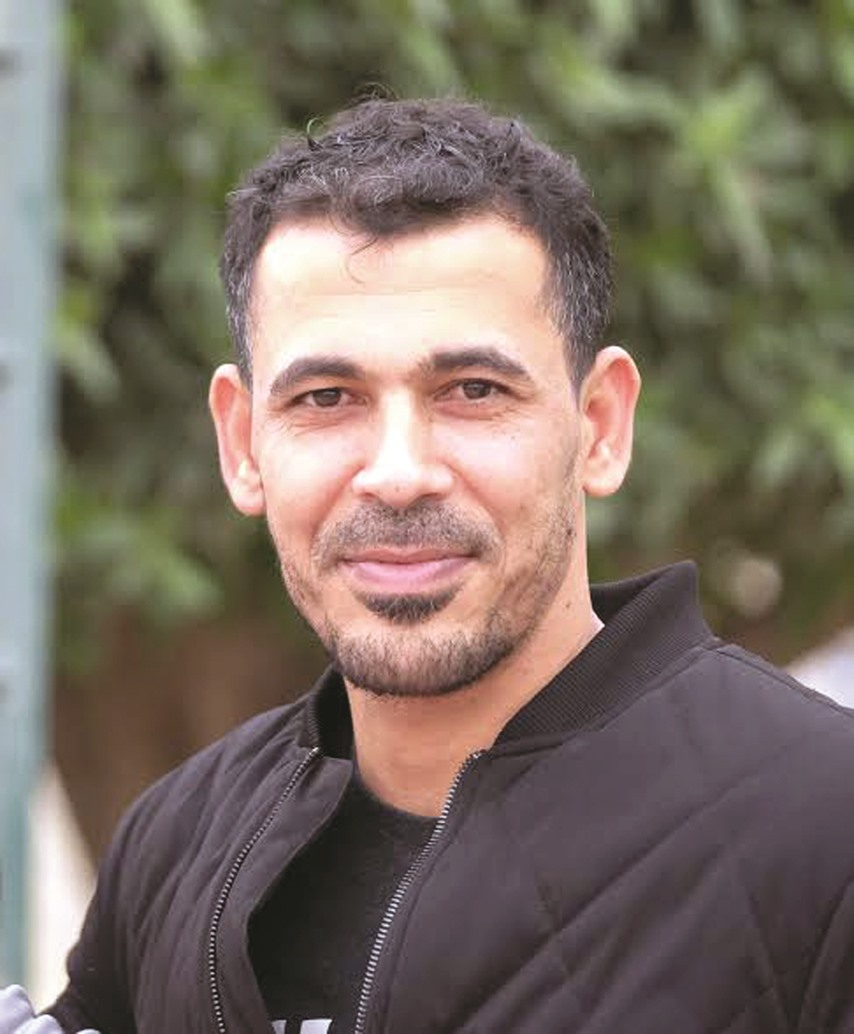
#> input picture .saad-agent/attachments/att-1782728207710-9bx3u-20170323_1490220001-405516.jpg, 854 x 1034 px
$ python classify.py ../../../../.saad-agent/attachments
#> lines starting #> are read from the running program, lines starting #| are printed output that depends on the picture
import os
import sys
import json
import subprocess

# Auto-install Pillow if not available
try:
    from PIL import Image, ImageStat
except ImportError:
    try:
        subprocess.check_call([sys.executable, "-m", "pip", "install", "pillow"])
        from PIL import Image, ImageStat
    except Exception as e:
        print(json.dumps({"error": f"Failed to install Pillow dependency: {str(e)}"}))
        sys.exit(1)

def classify_image(file_path):
    try:
        with Image.open(file_path) as img:
#> img is the input picture: PIL image 854x1034 RGB; mean R, G, B 122.3, 110.7, 99.1
            width, height = img.size
#> width = 854; height = 1034
            aspect_ratio = width / height
#> aspect_ratio = 0.826

            # 1. Aspect ratio classification
            if aspect_ratio < 0.65:
                return "Mobile_Screenshots", "Vertical aspect ratio matching mobile screen."

            # Convert to grayscale for edge density analysis
            gray = img.convert('L')
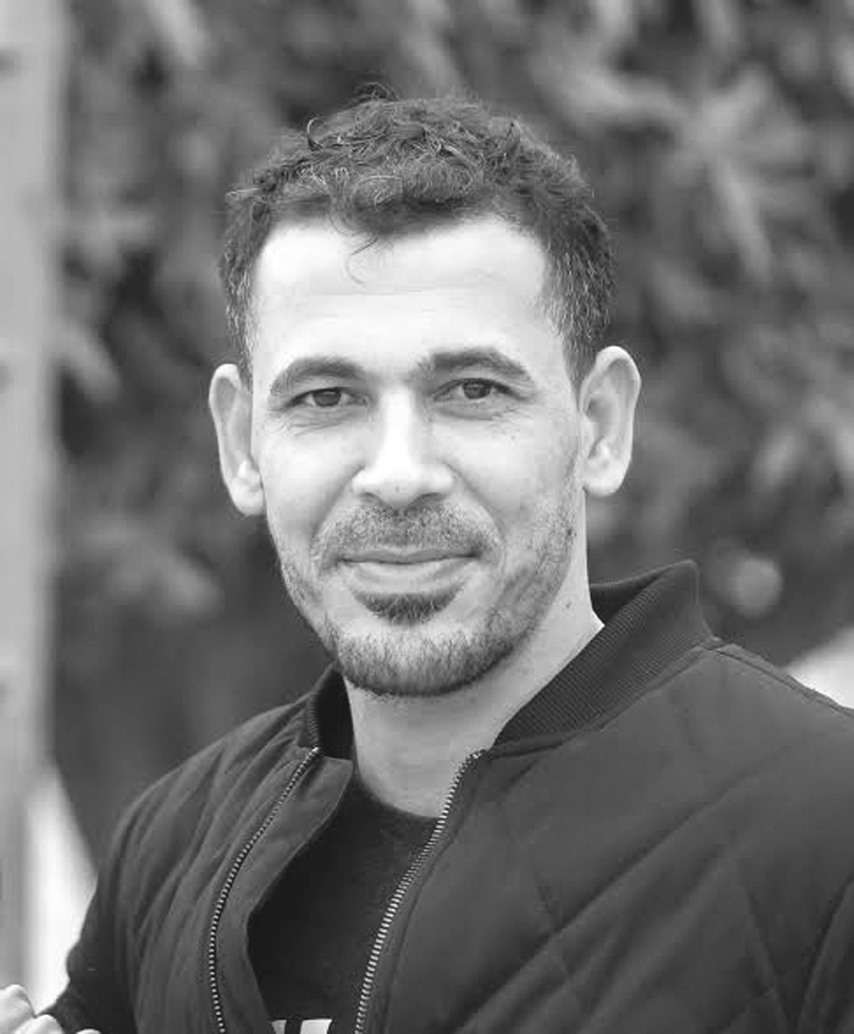
#> gray: PIL image 854x1034 L; min 13, max 255, mean 112.9

            # Simple horizontal edge density analysis (for code/text detection)
            small = gray.resize((150, 150))
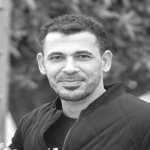
#> small: PIL image 150x150 L; min 20, max 255, mean 112.9
            pixels = list(small.getdata())
#> pixels = 22500 items

            diffs = []
            for y in range(150):
                for x in range(149):
                    diffs.append(abs(pixels[y*150 + x] - pixels[y*150 + x + 1]))
#> after the loop, diffs = 22350 items

            avg_diff = sum(diffs) / len(diffs)
#> avg_diff = 7.06

            # Check edge density (high horizontal differences indicate text/lines of code)
            if avg_diff > 32:
                return "Code_and_Text", f"High horizontal edge density ({avg_diff:.1f}), typical of code or text documents."

            # Color variance analysis
            stat = ImageStat.Stat(img)
            stddev = stat.stddev
#> stddev = [58.62, 51.41, 51.61]
            avg_std = sum(stddev) / len(stddev)
#> avg_std = 53.88

            if avg_std < 40:
                return "Flat_UI_Designs", f"Low color variance ({avg_std:.1f}), typical of flat UI designs."

            return "Desktop_UI_and_Graphics", f"Standard desktop aspect ratio and balanced color distribution."
    except Exception as e:
        return "Unreadable_Files", f"Error reading file: {str(e)}"

if __name__ == "__main__":
    if len(sys.argv) < 2:
        print(json.dumps({"error": "No directory path provided."}))
        sys.exit(1)

    dir_path = sys.argv[1]
    if not os.path.isdir(dir_path):
        print(json.dumps({"error": f"Directory not found: {dir_path}"}))
        sys.exit(1)

    results = {}
    valid_exts = {".png", ".jpg", ".jpeg", ".bmp", ".webp"}

    try:
        for filename in os.listdir(dir_path):
            ext = os.path.splitext(filename)[1].lower()
            if ext in valid_exts:
                file_path = os.path.join(dir_path, filename)
                category, reason = classify_image(file_path)
                results[filename] = {"category": category, "reason": reason}
#> pass 2 of the loop `for filename in os.listdir(dir_path):`:
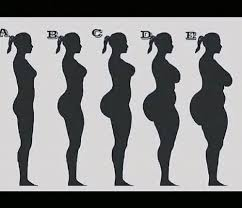
#> input picture .saad-agent/attachments/att-1782772625997-ifcvo-images.jpg, 242 x 208 px
#> in classify_image, img is the input picture: PIL image 242x208 RGB; mean R, G, B 132.8, 133, 133.9
#> gray: PIL image 242x208 L
#> in classify_image (call 2), `small = gray.resize((150, 150))`:
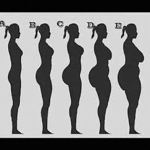
#> small: PIL image 150x150 L; min 0, max 240, mean 133.2
#> avg_diff = 11.89
#> stddev = [93.5, 92.17, 92.78]
#> avg_std = 92.82
    except Exception as e:
        print(json.dumps({"error": f"Error scanning directory: {str(e)}"}))
        sys.exit(1)

    print(json.dumps(results, indent=2))
